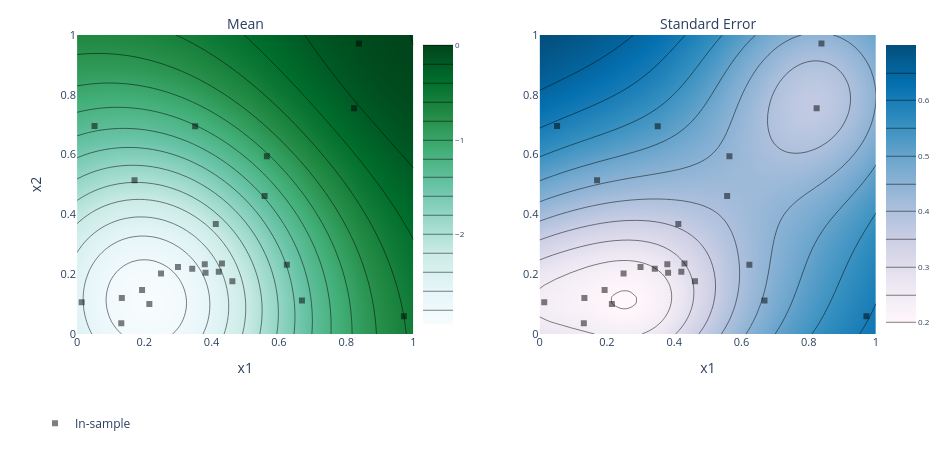

Notebook source saved alongside this figure:
### Code cell
from ax.utils.notebook.plotting import render, init_notebook_plotting
render(ax_client.get_contour_plot())
